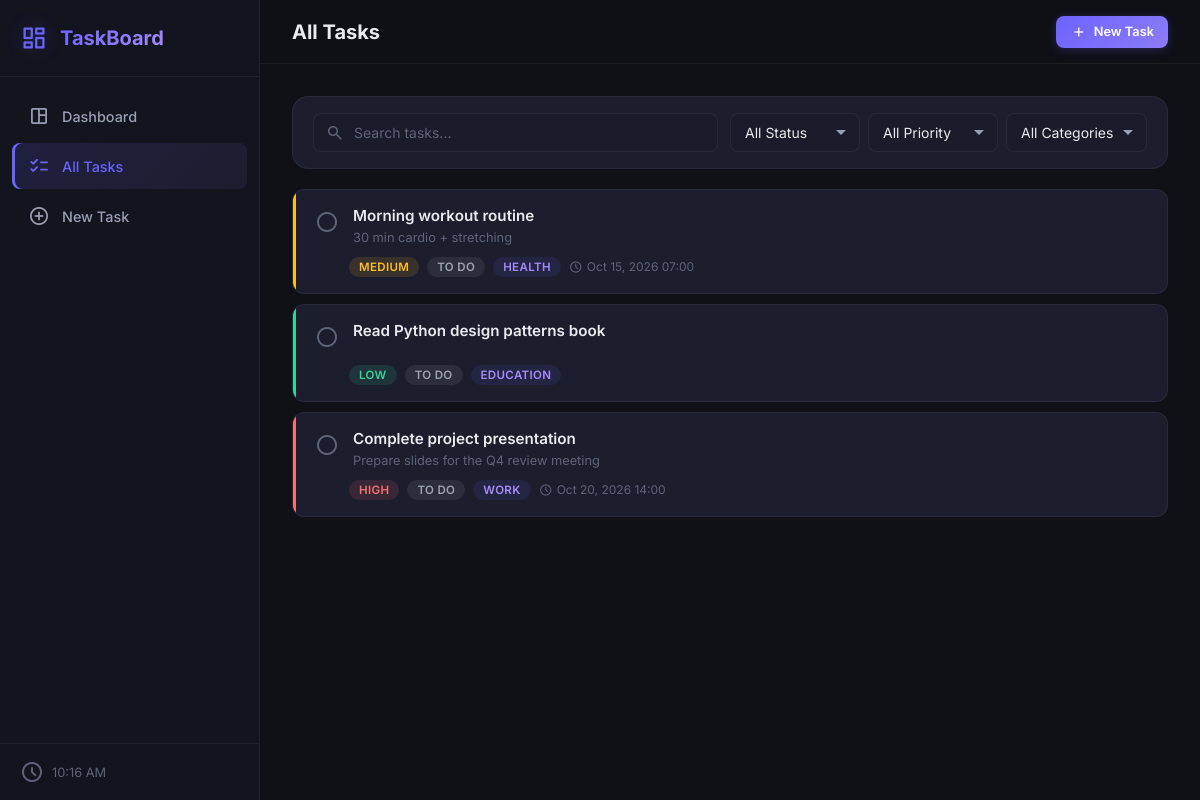
/tasks/, run on the app's committed database.
### task/models.py (models this page shows, shortened)
class Task(models.Model):
    PRIORITY = [("L", "Low"), ("M", "Medium"), ("H", "High")]
    STATUS = [
        ("todo", "To Do"),
        ("in_progress", "In Progress"),
        ("done", "Done"),
    ]
    CATEGORY = [
        ("work", "Work"),
        ("personal", "Personal"),
        ("health", "Health"),
        ("finance", "Finance"),
        ("education", "Education"),
        ("other", "Other"),
    ]
    title = models.CharField(max_length=200)
    description = models.TextField(blank=True)
    priority = models.CharField(max_length=1, choices=PRIORITY, default="M")
    status = models.CharField(max_length=20, choices=STATUS, default="todo")
    category = models.CharField(max_length=20, choices=CATEGORY, default="other")
    due_date = models.DateTimeField(null=True, blank=True)
    done = models.BooleanField(default=False)
    created_at = models.DateTimeField(auto_now_add=True)
    updated_at = models.DateTimeField(auto_now=True)
    class Meta:
        ordering = ["done", "-priority", "-created_at"]
    @property
    def is_overdue(self):
        if self.due_date and not self.done:
            return timezone.now() > self.due_date
        return False

### task/views.py (the view)
# urls.py: path("tasks/", views.task_list, name="task_list"),
def task_list(request):
    tasks = Task.objects.all()
    query = request.GET.get("q", "")
    if query:
        tasks = tasks.filter(
            Q(title__icontains=query) | Q(description__icontains=query)
        )
    status_filter = request.GET.get("status", "")
    if status_filter:
        if status_filter == "overdue":
            tasks = [t for t in tasks if t.is_overdue]
        else:
            tasks = tasks.filter(status=status_filter)
    priority_filter = request.GET.get("priority", "")
    if priority_filter:
        if isinstance(tasks, list):
            tasks = [t for t in tasks if t.priority == priority_filter]
        else:
            tasks = tasks.filter(priority=priority_filter)
    category_filter = request.GET.get("category", "")
    if category_filter:
        if isinstance(tasks, list):
            tasks = [t for t in tasks if t.category == category_filter]
        else:
            tasks = tasks.filter(category=category_filter)
    context = {
        "tasks": tasks,
        "query": query,
        "status_filter": status_filter,
        "priority_filter": priority_filter,
        "category_filter": category_filter,
        "status_choices": Task.STATUS,
        "priority_choices": Task.PRIORITY,
        "category_choices": Task.CATEGORY,
    }
    return render(request, "task/task_list.html", context)

### task/templates/task/task_list.html (shortened to what this page needs)
{% extends "task/base.html" %}
{% block page_title %}All Tasks{% endblock %}
{% block content %}
<div class="task-list-page">
    <div class="filters-bar">
        <form method="get" class="filters-form" id="filterForm">
            <div class="search-box">
                <span class="material-symbols-rounded search-icon">search</span>
                <input type="text" name="q" value="{{ query }}" placeholder="Search tasks..." class="search-input" id="searchInput">
            </div>
            <div class="filter-group">
                <select name="status" class="form-select filter-select" onchange="this.form.submit()">
                    <option value="">All Status</option>
                </select>
                <select name="priority" class="form-select filter-select" onchange="this.form.submit()">
                    <option value="">All Priority</option>
                </select>
                <select name="category" class="form-select filter-select" onchange="this.form.submit()">
                    <option value="">All Categories</option>
                </select>
            </div>
        </form>
    </div>
    <div class="task-cards" id="taskCards">
        {% for task in tasks %}
        <div class="task-card {% if task.done %}task-done{% endif %} {% if task.is_overdue %}task-overdue{% endif %} priority-{{ task.priority }}" data-id="{{ task.pk }}">
            <div class="task-card-header">
                <button class="toggle-btn {% if task.done %}checked{% endif %}" onclick="toggleTask({{ task.pk }})" title="Toggle done" aria-label="Toggle task completion">
                    <span class="material-symbols-rounded">{% if task.done %}check_circle{% else %}radio_button_unchecked{% endif %}</span>
                </button>
                <div class="task-card-title-group">
                    <a href="{% url 'task_detail' task.pk %}" class="task-title">{{ task.title }}</a>
                    {% if task.description %}
                    <p class="task-desc">{{ task.description|truncatewords:15 }}</p>
                    {% endif %}
                </div>
            </div>
            <div class="task-card-meta">
                <span class="badge badge-priority-{{ task.priority }}">{{ task.get_priority_display }}</span>
                <span class="badge badge-status-{{ task.status }}">{{ task.get_status_display }}</span>
                <span class="badge badge-category">{{ task.get_category_display }}</span>
                {% if task.due_date %}
                <span class="task-due {% if task.is_overdue %}overdue{% endif %}">
                    <span class="material-symbols-rounded">schedule</span>
                    {{ task.due_date|date:"M d, Y H:i" }}
                </span>
                {% endif %}
            </div>
        </div>
        {% endfor %}
    </div>
</div>
{% endblock %}

### task/templates/task/base.html (shortened to what this page needs)
<!DOCTYPE html>
<html lang="en">
<head>
    {% load static %}
    <link rel="stylesheet" href="{% static 'task/css/style.css' %}">
</head>
<body>
    <aside class="sidebar" id="sidebar">
        <div class="sidebar-header">
            <div class="logo">
                <span class="logo-icon material-symbols-rounded">dashboard</span>
                <span class="logo-text">TaskBoard</span>
            </div>
        </div>
        <nav class="sidebar-nav">
            <a href="{% url 'dashboard' %}" class="nav-link {% if request.resolver_match.url_name == 'dashboard' %}active{% endif %}">
                <span class="material-symbols-rounded">space_dashboard</span>
                <span>Dashboard</span>
            </a>
            <a href="{% url 'task_list' %}" class="nav-link {% if request.resolver_match.url_name == 'task_list' %}active{% endif %}">
                <span class="material-symbols-rounded">checklist</span>
                <span>All Tasks</span>
            </a>
            <a href="{% url 'task_create' %}" class="nav-link {% if request.resolver_match.url_name == 'task_create' %}active{% endif %}">
                <span class="material-symbols-rounded">add_circle</span>
                <span>New Task</span>
            </a>
        </nav>
        <div class="sidebar-footer">
            <div class="sidebar-info">
                <span class="material-symbols-rounded">schedule</span>
                <span id="clock"></span>
            </div>
        </div>
    </aside>
    <main class="main-content">
        <header class="topbar">
            <h1 class="page-title">{% block page_title %}Dashboard{% endblock %}</h1>
            <div class="topbar-actions">
                <a href="{% url 'task_create' %}" class="btn btn-primary btn-sm">
                    <span class="material-symbols-rounded">add</span>
                    New Task
                </a>
            </div>
        </header>
        <div class="content-area">
            {% block content %}{% endblock %}
        </div>
    </main>
</body>
</html>

### data on the page
Task: title "Morning workout routine", description "30 min cardio + stretching", priority "MEDIUM", status "TO DO", category "HEALTH", due_date "Oct 15, 2026 07:00"
Task: title "Read Python design patterns book", priority "LOW", status "TO DO", category "EDUCATION"
Task: title "Complete project presentation", description "Prepare slides for the Q4 review meeting", priority "HIGH", status "TO DO", category "WORK", due_date "Oct 20, 2026 14:00"
